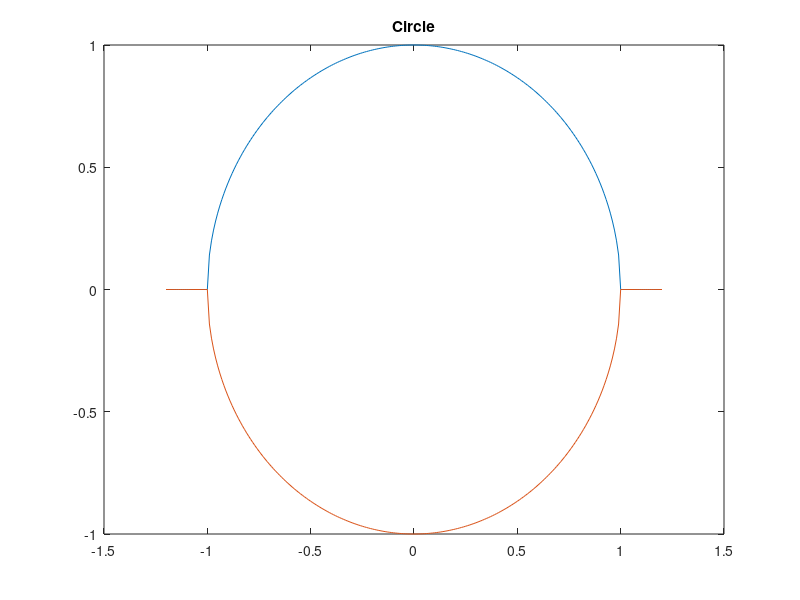

Write the MATLAB code that produced this figure.
1;

#x = [-10:.1:10];
#plot(x, 1 ./ (1 + e.^-x), ';1 ./ (1 + e.^-x);', 'linewidth',2)
#title('Sigmoid')
#print('../../image/plot/sigmoid.png', '-S400,300');
#
#x = [-10:.1:10];
#plot(x, x.^2, ';f(x) = x.^2;', 'linewidth',2)
#hold on
#plot(x, x.*2, ';f`(x) = x.*2;', 'linewidth',2)
#title('Square and Derivative')
#print('../../image/plot/square_and_derivative.png', '-S400,300');
#
#x = [-10:.1:10];
#plot(x, x.^3, ';f(x) = x.^3;', 'linewidth',2)
#hold on
#plot(x, x.*3, ';f`(x) = x.*3;', 'linewidth',2)
#set (gca, "xaxislocation", "origin")
#set (gca, "yaxislocation", "origin")
#set (gca, "box", "off")
#title('Cube and Derivative')
#print('../../image/plot/cube_and_derivative.png', '-S400,300');


x = -1.2:0.01:1.2;
# x.^2 + y.^2 = 1;  # unit circle equation
y = (1 - x.^2) .^ .5;  # rewrite in terms of y
plot(x,y);
hold on;
plot(x,-y);





#t = linspace(0,2*pi,100)'; 
#r = 1;
#circsx = r.*cos(t) + x; 
#circsy = r.*sin(t) + y; 
#plot(circsx,circsy); 
#set (gca, "xaxislocation", "origin")
#set (gca, "yaxislocation", "origin")
#set (gca, "box", "off")
title('Circle')
#print('../../image/plot/cube_and_derivative.png', '-S400,300');
